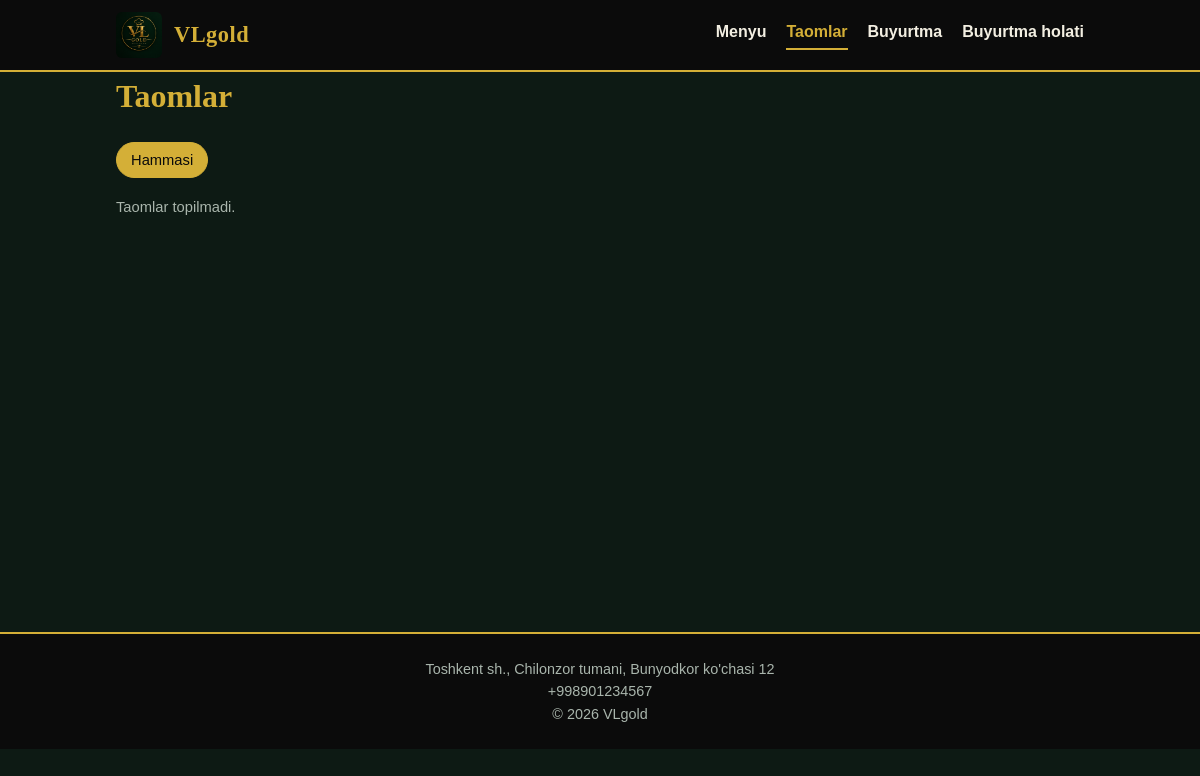
Screenshot of /taomlar/ with the database file from the repository.
### VLhomeapp/models.py (models this page shows, shortened)
class Restaurant(models.Model):
    name = models.CharField(max_length=150)
    logo = models.ImageField(upload_to="logo/", blank=True, null=True)
    phone = models.CharField(max_length=30, blank=True)
    address = models.CharField(max_length=255, blank=True)
    description = models.TextField(blank=True)

### VLhomeapp/views.py (the view)
# urls.py: path("taomlar/", views.dish_list, name="dish_list"),
def dish_list(request):
    menus = Menu.objects.all()
    dishes = Dish.objects.filter(is_available=True).select_related("menu")
    selected = request.GET.get("menu")
    selected_id = int(selected) if selected and selected.isdigit() else None
    if selected_id:
        dishes = dishes.filter(menu_id=selected_id)
    return render(request, "vlhomeapp/dishes.html", {
        "menus": menus,
        "dishes": dishes,
        "selected_id": selected_id,
    })

### VLhomeapp/context_processors.py (called while the page is built)
def restaurant(request):
    return {"restaurant": Restaurant.objects.first()}

### VLhomeapp/templates/vlhomeapp/dishes.html (shortened to what this page needs)
{% extends "vlhomeapp/base.html" %}
{% block content %}
    <h1 class="page-title">Taomlar</h1>
    <div class="chips">
        <a href="{% url 'dish_list' %}" class="chip {% if not selected_id %}active{% endif %}">Hammasi</a>
    </div>
    <div class="dish-grid">
        {% for dish in dishes %}
            <article class="dish-card">
                {% if dish.image %}
                    <img src="{{ dish.image.url }}" alt="{{ dish.name }}">
                {% else %}
                    <div class="no-image">Rasm yo'q</div>
                {% endif %}
                <div class="dish-body">
                    <h3>{{ dish.name }}</h3>
                    <p class="muted">{{ dish.menu.name }}</p>
                    <p class="muted">{{ dish.description }}</p>
                    <p class="price">{{ dish.price|floatformat:0 }} so'm</p>
                    <a href="{% url 'order_create' %}" class="btn">Buyurtma berish</a>
                </div>
            </article>
        {% empty %}
            <p class="muted">Taomlar topilmadi.</p>
        {% endfor %}
    </div>
{% endblock %}

### VLhomeapp/templates/vlhomeapp/base.html (shortened to what this page needs)
{% load static %}
<!DOCTYPE html>
<html lang="uz">
<head>
    <link rel="stylesheet" href="{% static 'vlhomeapp/style.css' %}">
</head>
<body>
    <header class="site-header">
        <div class="container header-inner">
            <a href="{% url 'menu_list' %}" class="brand">
                {% if restaurant and restaurant.logo %}
                    <img src="{{ restaurant.logo.url }}" alt="{{ restaurant.name }}" class="brand-logo">
                {% endif %}
                <span>{% if restaurant %}{{ restaurant.name }}{% else %}Restoran{% endif %}</span>
            </a>
                        <nav class="nav">
                <a href="{% url 'menu_list' %}" class="{% if request.resolver_match.url_name == 'menu_list' %}active{% endif %}">Menyu</a>
                <a href="{% url 'dish_list' %}" class="{% if request.resolver_match.url_name == 'dish_list' %}active{% endif %}">Taomlar</a>
                <a href="{% url 'order_create' %}" class="{% if request.resolver_match.url_name == 'order_create' %}active{% endif %}">Buyurtma</a>
                <a href="{% url 'order_lookup' %}" class="{% if request.resolver_match.url_name == 'order_lookup' or request.resolver_match.url_name == 'order_detail' %}active{% endif %}">Buyurtma holati</a>
            </nav>
        </div>
    </header>
    <main class="container">
        {% block content %}{% endblock %}
    </main>
    <footer class="site-footer">
        <div class="container">
            {% if restaurant %}
                <p>{{ restaurant.address }}</p>
                <p>{{ restaurant.phone }}</p>
            {% endif %}
            <p>&copy; {% now "Y" %} {% if restaurant %}{{ restaurant.name }}{% else %}Restoran{% endif %}</p>
        </div>
    </footer>
</body>
</html>

### VLhomeapp/static/vlhomeapp/style.css (style rules this page uses)
:root { --gold: #d4af37; --gold-light: #f0d77a; --black: #0b0b0b; --bg: #0d1a14; --card: #14261d; --accent: #1f4a37; --text: #f3efe2; --muted: #a9b5ac; }
* { box-sizing: border-box; margin: 0; padding: 0; }
body { font-family: Arial, Helvetica, sans-serif; background: var(--bg); color: var(--text); line-height: 1.55; }
h1, h2, h3, .brand { font-family: Georgia, "Times New Roman", serif; }
.container { max-width: 1000px; margin: 0 auto; padding: 0 16px; }
.site-header { background: var(--black); border-bottom: 2px solid var(--gold); position: sticky; top: 0; z-index: 10; }
.header-inner { display: flex; align-items: center; justify-content: space-between; padding: 12px 16px; }
.brand { display: flex; align-items: center; gap: 12px; text-decoration: none; color: var(--gold); font-size: 1.4rem; font-weight: bold; letter-spacing: 0.5px; }
.brand-logo { height: 46px; width: auto; border-radius: 6px; }
.nav { display: flex; gap: 20px; }
.nav a { text-decoration: none; color: var(--text); font-weight: 600; padding-bottom: 3px; border-bottom: 2px solid transparent; transition: 0.2s; }
main { padding-top: 28px; padding-bottom: 40px; min-height: 70vh; }
.page-title { margin-bottom: 20px; color: var(--gold); }
.muted { color: var(--muted); font-size: 0.92rem; }
.dish-grid { display: grid; grid-template-columns: repeat(auto-fill, minmax(220px, 1fr)); gap: 18px; margin-top: 16px; }
.site-footer { background: var(--black); color: var(--muted); text-align: center; padding: 24px 0; font-size: 0.9rem; border-top: 2px solid var(--gold); }
.nav a.active { color: var(--gold); border-bottom-color: var(--gold); }
.chips { display: flex; flex-wrap: wrap; gap: 8px; margin-bottom: 18px; }
.chip { padding: 6px 14px; border-radius: 20px; border: 1px solid var(--accent); color: var(--text); text-decoration: none; font-size: 0.92rem; }
.chip:hover, .chip.active { background: var(--gold); color: var(--black); border-color: var(--gold); }

### rows the page displays
Restaurant: logo (picture), name "VLgold", address "Toshkent sh., Chilonzor tumani, Bunyodkor ko'chasi 12", phone "+998901234567"
